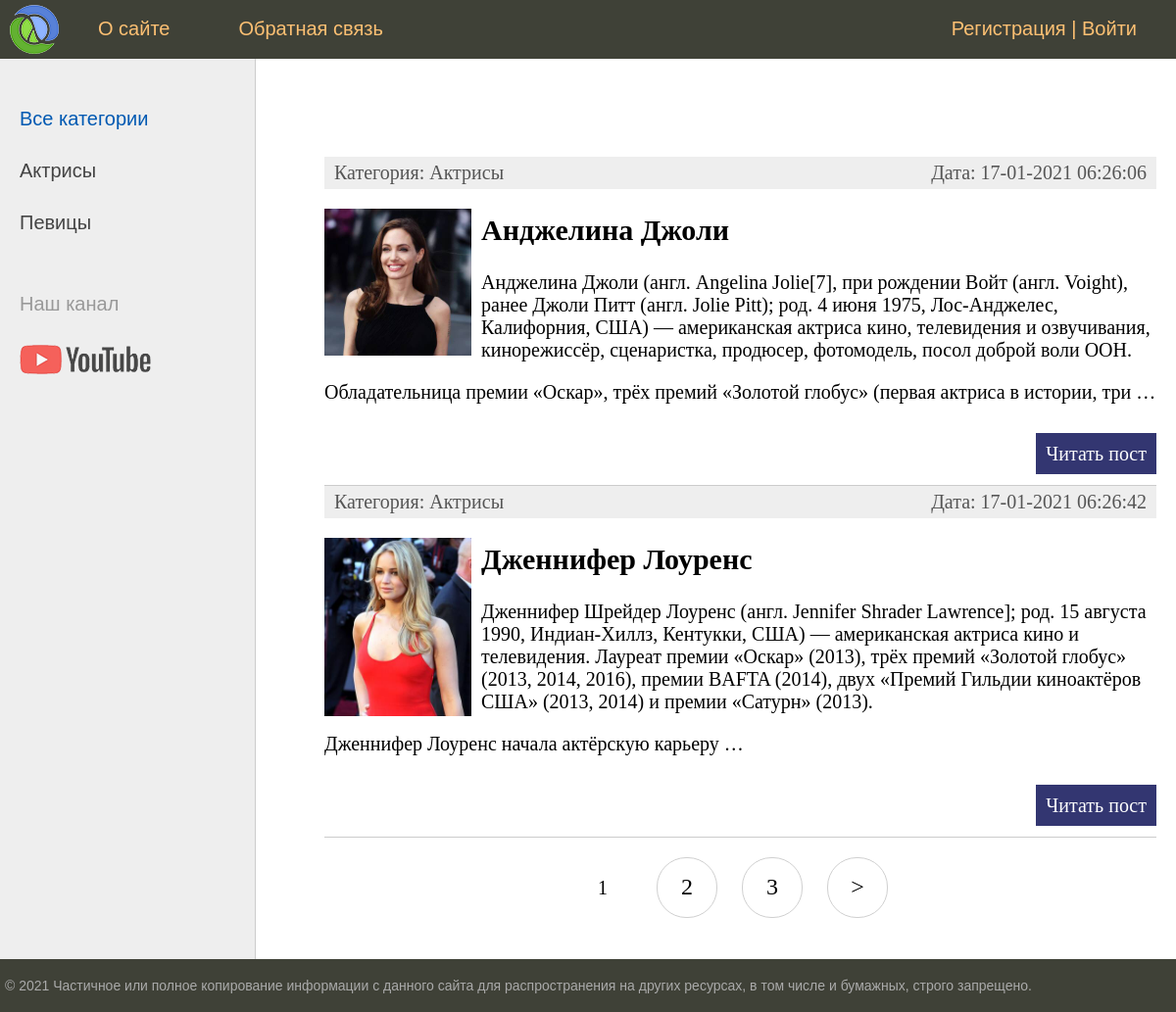
The app's page /, older data.
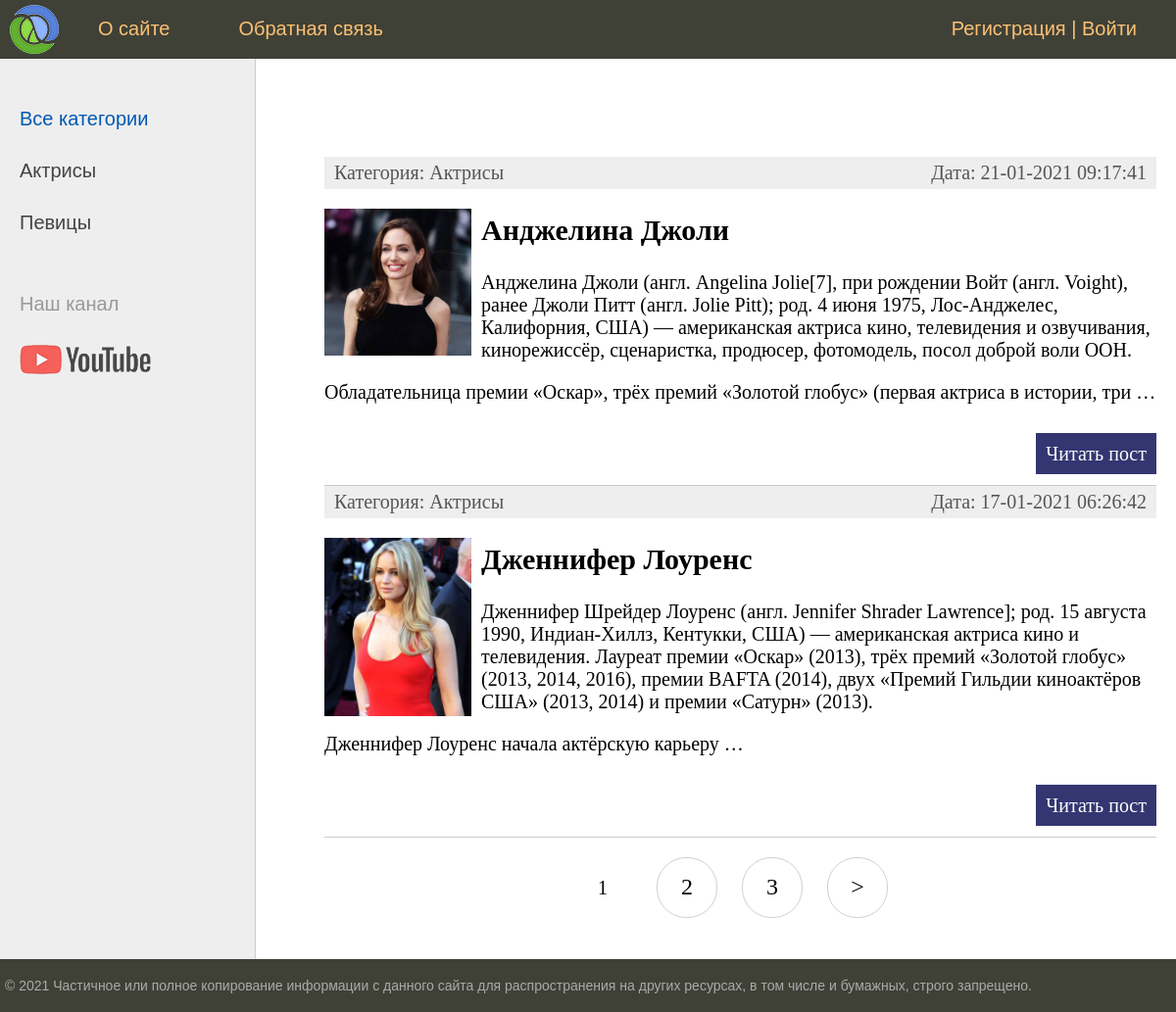
The same page, newer data.
### women/models.py (models this page shows, shortened)
class Category(models.Model):
    name = models.CharField(max_length=100, db_index=True, verbose_name="Категория")
    slug = models.SlugField(max_length=255, unique=True, db_index=True, verbose_name="URL")
    def __str__(self):
        return self.name
    def get_absolute_url(self):
        return reverse('category', kwargs={'cat_slug': self.slug})
    class Meta:
        verbose_name = 'Категория'
        verbose_name_plural = 'Категории'
        ordering = ['id']

class Women(models.Model):
    title = models.CharField(max_length=255, verbose_name="Заголовок")
    slug = models.SlugField(max_length=255, unique=True, db_index=True, verbose_name="URL")
    content = models.TextField(blank=True, verbose_name="Текст статьи")
    photo = models.ImageField(upload_to="photos/%Y/%m/%d/", verbose_name="Фото")
    time_create = models.DateTimeField(auto_now_add=True, verbose_name="Время создания")
    time_update = models.DateTimeField(auto_now=True, verbose_name="Время изменения")
    is_published = models.BooleanField(default=True, verbose_name="Публикация")
    cat = models.ForeignKey('Category', on_delete=models.PROTECT, verbose_name="Категории")
    def get_absolute_url(self):
        return reverse('post', kwargs={'post_slug': self.slug})
    class Meta:
        verbose_name = 'Известные женщины'
        verbose_name_plural = 'Известные женщины'
        ordering = ['id']

### women/views.py (the view)
# urls.py: path('', WomenHome.as_view(), name='home'),
class WomenHome(DataMixin, ListView):
    model = Women
    template_name = 'women/index.html'
    context_object_name = 'posts'
    def get_context_data(self, *, object_list=None, **kwargs):
        context = super().get_context_data(**kwargs)
        c_def = self.get_user_context(title="Главная страница")
        return dict(list(context.items()) + list(c_def.items()))
    def get_queryset(self):
        return Women.objects.filter(is_published=True)

### women/utils.py (called while the page is built)
    def get_user_context(self, **kwargs):
        context = kwargs
        cats = Category.objects.annotate(Count('women'))
        user_menu = menu.copy()
        if not self.request.user.is_authenticated:
            user_menu.pop(1)
        context['menu'] = user_menu
        context['cats'] = cats
        if 'cat_selected' not in context:
            context['cat_selected'] = 0
        return context

### women/templates/women/index.html (shortened to what this page needs)
{% extends 'women/base.html' %}
{% block content %}
<ul class="list-articles">
	{% for p in posts %}
			<li><div class="article-panel">
	<p class="first">Категория: {{p.cat}}</p>
	<p class="last">Дата: {{p.time_update|date:"d-m-Y H:i:s"}}</p>
</div>
{% if p.photo %}
	<p><img class="img-article-left thumb" src="{{p.photo.url}}"></p>
{% endif %}
				<h2>{{p.title}}</h2>
	{% autoescape on %}
	{{p.content|linebreaks|truncatewords:50}}
	{% endautoescape %}
			<p class="link-read-post"><a href="{{ p.get_absolute_url }}">Читать пост</a></p>
			</li>
	{% endfor %}
</ul>
{% endblock %}

### women/templates/women/base.html (shortened to what this page needs)
{% load static %}
{% load women_tags %}
<!DOCTYPE html>
<html>
<head>
	<link type="text/css" href="{% static 'women/css/styles.css' %}" rel="stylesheet" />
</head>
<body>
<table class="table-page" border=0 cellpadding="0" cellspacing="0">
<tr><td valign=top>
{% block mainmenu %}
		<div class="header">
			<ul id="mainmenu" class="mainmenu">
			<li class="logo"><a href="{% url 'home' %}"><div class="logo"></div></a></li>
{% for m in menu %}
			<li><a href="{% url m.url_name %}">{{m.title}}</a></li>
{% endfor %}
				{% if request.user.is_authenticated %}
				<li class="last"> {{user.username}} | <a href="{% url 'logout' %}">Выйти</a></li>
				{% else %}
				<li class="last"><a href="{% url 'register' %}">Регистрация</a> | <a href="{% url 'login' %}">Войти</a></li>
				{% endif %}
			</ul>
		</div>
{% endblock mainmenu %}
<table class="table-content" border=0 cellpadding="0" cellspacing="0">
<tr>
	<td valign="top" class="left-chapters">
	<ul id="leftchapters">
{% if cat_selected == 0 %}
		<li class="selected">Все категории</li>
{% else %}
		<li><a href="{% url 'home' %}">Все категории</a></li>
{% endif %}
{% for c in cats %}
{% if c.women__count > 0 %}
	{% if c.pk == cat_selected %}
		<li class="selected">{{c.name}}</li>
	{% else %}
		<li><a href="{{ c.get_absolute_url }}">{{c.name}}</a></li>
	{% endif %}
{% endif %}
{% endfor %}
		<li class="share">
		<p>Наш канал</p>
		<a class="share-yt" href="https://www.youtube.com/channel/UClJzWfGWuGJL2t-3dYKcHTA/playlists" target="_blank" rel="nofollow"></a>
		</li>
	</ul>
</td>
<td valign="top" class="content">
	<div class="content-text">
{% block content %}
{% endblock %}
{% if page_obj.has_other_pages %}
<nav class="list-pages">
    <ul>
        {% for p in paginator.page_range %}
		{% if page_obj.number == p %}
        <li class="page-num page-num-selected">{{ p }}</li>
		{% elif p >= page_obj.number|add:-2 and p <= page_obj.number|add:2  %}
        <li class="page-num">
            <a href="?page={{ p }}">{{ p }}</a>
        </li>
		{% endif %}
        {% endfor %}
{% if page_obj.has_next %}
<li class="page-num">
	<a href="?page={{ page_obj.next_page_number }}">&gt;</a>
</li>
{% endif %}
    </ul>
</nav>
{% endif %}
	</div>
</td></tr></table>
</td></tr>
<tr><td valign=top>
	<div id="footer">
		<p>&copy; 2021 Частичное или полное копирование информации с данного сайта для распространения на других ресурсах, в том числе и бумажных, строго запрещено.</p>
	</div>
</td></tr></table>
</body>
</html>

### women/static/women/css/styles.css (style rules this page uses)
html, body { font-family: 'Arial'; margin: 0; padding: 0; height: 100%; width: 100%; color: #444; }
a { color: #0059b2; text-decoration: none; }
img { max-width: 600px; height: auto; }
img.img-article-left { max-width: 300px; height: auto; float: left; padding: 0 10px 10px 0; }
img.img-article-left.thumb { max-width: 150px; height: auto; }
p.link-read-post { text-align: right; }
p.link-read-post a { padding: 10px; min-width: 100px; background: #333671; color: #fff; text-decoration: none; }
div.article-panel { background: #eee; padding: 5px 10px 5px 10px; box-sizing border-box; overflow: hidden; color: #555; }
div.article-panel p.first { margin: 0; float: left; }
div.article-panel p.last { margin: 0; float: right; }
ul.list-articles { list-style: none; margin: 0; padding: 0; }
ul.list-articles li { border-bottom: 1px solid #ccc; }
.table-page { width: 100%; height: 100%; vertical-align: top; }
.table-page tr { height: 100%; }
.header { background: #3F4137; height: 60px; }
.logo { background: url('../images/logo.png') no-repeat 10px 5px; width: 70px; height: 60px; }
ul.mainmenu { list-style: none; margin: 0; padding: 0; height: 60px; color: #fdc073; font-size: 20px; overflow: hidden; }
ul.mainmenu li { float: left; margin: 18px 40px 0 30px; }
ul.mainmenu li.logo { margin: 0; }
ul.mainmenu li.last { float: right; }
ul.mainmenu li a { color: #fdc073; text-decoration: none; }
.table-content { width: 100%; min-height: 100%; height: 100%; }
.left-chapters { margin: 0; background: #eee; border-right: 1px solid #ccc; min-height: 100%; }
.left-chapters ul { width: 230px; min-height: 100%; margin: 0; padding: 20px 10px 10px 20px; list-style: none; font-size: 20px; }
.left-chapters ul li { margin: 30px 0 0 0; color: #999; }
.left-chapters ul li.selected { color: #0059b2; }
.left-chapters ul li a { color: #444; text-decoration: none; }
.left-chapters ul li.share { margin: 60px 0 0 0; }
.left-chapters ul li.share p { margin: 30px 0 30px 0; }
.left-chapters ul li.share a { display: inline-block; width: 40px; height: 40px; margin: 0 20px 0 0; }
.left-chapters ul li.share a.share-yt { width: 100%; height: 30px; background: url('../images/share_yt.png') no-repeat 0 0 }
.content { padding: 40px 20px 20px 40px; width: 100%; box-sizing: border-box; }
.content-text { margin: 60px 0 0 30px; color: #000; font-size: 20px; font-family: Yandex Sans Display Light; }
#footer { box-sizing: border-box; background: #3F4137; padding: 5px; color: #aaa; font-size: 14px; font-family: Verdana, Geneva, Arial, Helvetica; text-align: left; overflow: hidden; }
.list-pages { text-align: center; margin: 0 0 20px 0; }
.list-pages ul { margin: 20px 0 0 0; padding: 0; list-style: none; }
.list-pages ul li { display: inline-block; margin: 0 20px 0 0; }
.list-pages a { color: #000; font-size: 24px; text-decoration: none; }
.list-pages .page-num, .page-num-selected { display: inline-block; width: 60px; height: 44px; padding: 16px 0 0 0; border: 1px solid #d0d0d0; border-radius: 30px; }
.list-pages .page-num-selected { border: none; color: #000; font-size: 20px; }

Row changes from the older to the newer data that the page shows:
changed Women "Анджелина Джоли": time_update "17-01-2021 06:26:06" → "21-01-2021 09:17:41"
